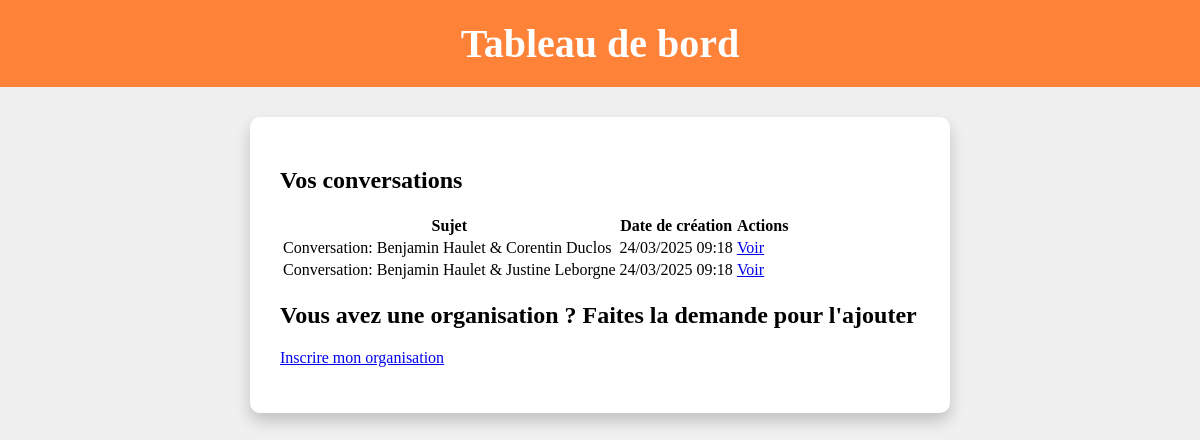
Page /php/dashboard.php (signed in) on the committed database.
### tables this page shows
CREATE TABLE `conversation` (
  `id_conversation` int(11) NOT NULL AUTO_INCREMENT,
  `titre` varchar(255) DEFAULT NULL,
  `date_creation` datetime DEFAULT current_timestamp(),
  PRIMARY KEY (`id_conversation`)
);

### php/dashboard.php (the view, shortened to what this page needs)
<?php
include '../include/connect_bdd.php';
$id_utilisateur = $_SESSION['id_utilisateur'];
$role = isset($_SESSION['role']) ? $_SESSION['role'] : '1';
$mode = isset($_GET['mode']) ? $_GET['mode'] : 'default';
$conversations = [];
try {
    $sql = "SELECT c.id_conversation, c.titre as sujet, c.date_creation
            FROM conversation c
            JOIN conversation_participant cp ON c.id_conversation = cp.id_conversation
            WHERE cp.id_utilisateur = :id_utilisateur
            ORDER BY c.date_creation DESC";
    $stmt = $db->prepare($sql);
    $stmt->execute(['id_utilisateur' => $id_utilisateur]);
    $conversations = $stmt->fetchAll(PDO::FETCH_ASSOC);
} catch (Exception $e) {
}
?>
<!DOCTYPE html>
<html lang="fr">
<head>
    <link rel="stylesheet" href="../css/styleRecap.css">
</head>
<body>
    <header>
        <h1>Tableau de bord</h1>
    </header>
    <main class="main">
        <?php if ($role == '3' && $mode === 'representants' && isset($organisation)): ?>
            <div class="back-link">
                <a href="dashboard.php" class="btn">Retour au tableau de bord</a>
            </div>
            <h2>Gérer les représentants pour <?php echo htmlspecialchars($organisation['nom']); ?></h2>
            <section>
                <h3>Représentants actuels</h3>
                <?php if (empty($representants)): ?>
                    <p>Aucun représentant assigné à cette organisation.</p>
                <?php else: ?>
                    <table class="org-table">
                        <thead>
                            <tr>
                                <th>Nom</th>
                                <th>Email</th>
                                <th>Action</th>
                            </tr>
                        </thead>
                        <tbody>
                            <?php foreach ($representants as $rep): ?>
                                <tr>
                                    <td><?php echo htmlspecialchars($rep['prenom'] . ' ' . $rep['nom']); ?></td>
                                    <td><?php echo htmlspecialchars($rep['email']); ?></td>
                                    <td>
                                        <form method="post">
                                            <input type="hidden" name="rep_action" value="supprimer">
                                            <input type="hidden" name="id_utilisateur" value="<?php echo $rep['id_utilisateur']; ?>">
                                            <button type="submit" class="btn">Supprimer</button>
                                        </form>
                                    </td>
                                </tr>
                            <?php endforeach; ?>
                        </tbody>
                    </table>
                <?php endif; ?>
            </section>
            <section>
                <h3>Ajouter un représentant</h3>
                <?php if (empty($utilisateurs)): ?>
                    <p>Aucun utilisateur disponible à ajouter comme représentant.</p>
                <?php else: ?>
                    <form method="post">
                        <input type="hidden" name="rep_action" value="ajouter">
                        <div class="form-group">
                            <label for="id_utilisateur">Sélectionner un utilisateur:</label>
                            <select name="id_utilisateur" id="id_utilisateur" required>
                                <option value="">-- Choisir un utilisateur --</option>
                                <?php foreach ($utilisateurs as $user): ?>
                                    <option value="<?php echo $user['id_utilisateur']; ?>">
                                        <?php echo htmlspecialchars($user['prenom'] . ' ' . $user['nom'] . ' (' . $user['email'] . ')'); ?>
                                    </option>
                                <?php endforeach; ?>
                            </select>
                        </div>
                        <button type="submit" class="btn">Ajouter comme représentant</button>
                    </form>
                <?php endif; ?>
            </section>
        <?php else: ?>
            <h2>Vos conversations</h2>
            <?php if (empty($conversations)): ?>
                <p>Vous n'avez aucune conversation active.</p>
                <a href="conversation.php" class="btn">Commencer une conversation</a>
            <?php else: ?>
                <table class="org-table">
                    <thead>
                        <tr>
                            <th>Sujet</th>
                            <th>Date de création</th>
                            <th>Actions</th>
                        </tr>
                    </thead>
                    <tbody>
                        <?php foreach ($conversations as $conversation): ?>
                            <tr>
                                <td><?php echo htmlspecialchars($conversation['sujet']); ?></td>
                                <td><?php echo date('d/m/Y H:i', strtotime($conversation['date_creation'])); ?></td>
                                <td><a href="conversation.php?id=<?php echo $conversation['id_conversation']; ?>" class="btn">Voir</a></td>
                            </tr>
                        <?php endforeach; ?>
                    </tbody>
                </table>
            <?php endif; ?>
            <?php if ($role == '1'): ?>
                <h2>Vous avez une organisation ? Faites la demande pour l'ajouter</h2>
                <p>
                    <a href="inscription_organisation.php" class="btn">Inscrire mon organisation</a>
                </p>
            <?php endif; ?>
        <?php endif; ?>
    </main>
</body>
</html>

### css/styleRecap.css (style rules this page uses)
html, body { background-color: #f0f0f0; padding: 0; margin: 0; height: 100%; }
body { display: flex; flex-direction: column; justify-content: flex-start; align-items: center; height: 100vh; margin: 0; }
header { width: 100%; background-color: #ff8239; color: white; padding: 20px 0; text-align: center; }
h1 { margin: 0; font-size: 2.5em; font-family: Nightblows; }
.main { background-color: white; padding: 30px; border-radius: 10px; box-shadow: 0 8px 16px rgba(0, 0, 0, 0.2); max-width: 700px; width: 90%; box-sizing: border-box; margin-top: 30px; }

### rows in the picture
conversation: titre "Conversation: Benjamin Haulet & Corentin Duclos", date_creation "24/03/2025 09:18"
conversation: titre "Conversation: Benjamin Haulet & Justine Leborgne", date_creation "24/03/2025 09:18"
